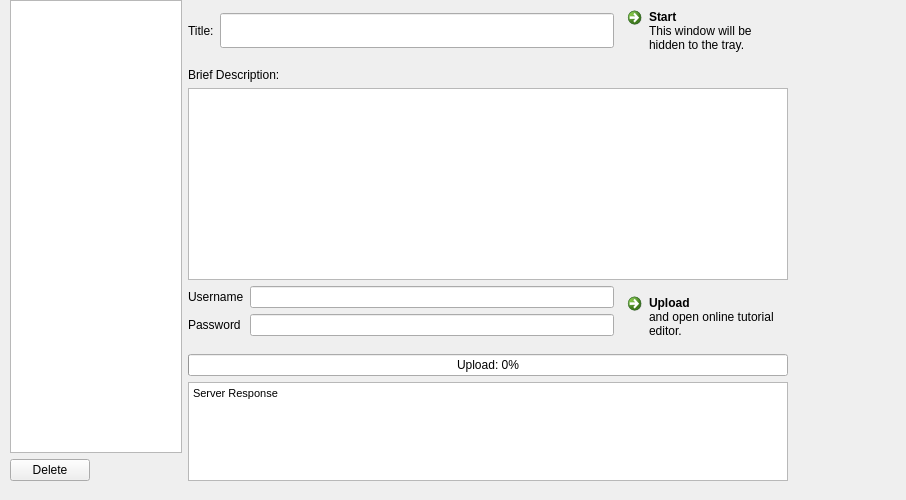
<?xml version="1.0" encoding="UTF-8"?>
<ui version="4.0">
 <class>EditorWindow</class>
 <widget class="QMainWindow" name="EditorWindow">
  <property name="geometry">
   <rect>
    <x>0</x>
    <y>0</y>
    <width>906</width>
    <height>500</height>
   </rect>
  </property>
  <property name="sizePolicy">
   <sizepolicy hsizetype="Minimum" vsizetype="Preferred">
    <horstretch>0</horstretch>
    <verstretch>0</verstretch>
   </sizepolicy>
  </property>
  <property name="minimumSize">
   <size>
    <width>0</width>
    <height>0</height>
   </size>
  </property>
  <property name="windowTitle">
   <string>MainWindow</string>
  </property>
  <widget class="QWidget" name="centralwidget">
   <widget class="QWidget" name="horizontalLayoutWidget">
    <property name="geometry">
     <rect>
      <x>10</x>
      <y>0</y>
      <width>778</width>
      <height>481</height>
     </rect>
    </property>
    <layout class="QHBoxLayout" name="horizontalLayout" stretch="0,1">
     <property name="sizeConstraint">
      <enum>QLayout::SetDefaultConstraint</enum>
     </property>
     <item>
      <layout class="QVBoxLayout" name="verticalLayout_2">
       <item>
        <widget class="QListWidget" name="stepListWidget">
         <property name="sizePolicy">
          <sizepolicy hsizetype="Minimum" vsizetype="Expanding">
           <horstretch>0</horstretch>
           <verstretch>0</verstretch>
          </sizepolicy>
         </property>
         <property name="minimumSize">
          <size>
           <width>100</width>
           <height>0</height>
          </size>
         </property>
         <property name="modelColumn">
          <number>0</number>
         </property>
        </widget>
       </item>
       <item>
        <layout class="QHBoxLayout" name="horizontalLayout_2" stretch="0,0">
         <item>
          <widget class="QPushButton" name="pushButton">
           <property name="text">
            <string>Delete</string>
           </property>
           <property name="icon">
            <iconset resource="icons.qrc">
             <normaloff>:/icons/icons/helpicon.png</normaloff>:/icons/icons/helpicon.png</iconset>
           </property>
          </widget>
         </item>
         <item>
          <spacer name="horizontalSpacer">
           <property name="orientation">
            <enum>Qt::Horizontal</enum>
           </property>
           <property name="sizeHint" stdset="0">
            <size>
             <width>40</width>
             <height>20</height>
            </size>
           </property>
          </spacer>
         </item>
        </layout>
       </item>
      </layout>
     </item>
     <item>
      <layout class="QVBoxLayout" name="verticalLayout" stretch="0,0,0,0,0,1">
       <item>
        <layout class="QHBoxLayout" name="horizontalLayout_3" stretch="0,1,0">
         <item>
          <widget class="QLabel" name="label">
           <property name="text">
            <string>Title:</string>
           </property>
          </widget>
         </item>
         <item>
          <widget class="QLineEdit" name="lineEdit">
           <property name="font">
            <font>
             <family>Serif</family>
             <pointsize>14</pointsize>
            </font>
           </property>
          </widget>
         </item>
         <item>
          <widget class="QCommandLinkButton" name="commandLinkButton">
           <property name="sizePolicy">
            <sizepolicy hsizetype="Preferred" vsizetype="Preferred">
             <horstretch>0</horstretch>
             <verstretch>0</verstretch>
            </sizepolicy>
           </property>
           <property name="minimumSize">
            <size>
             <width>19</width>
             <height>0</height>
            </size>
           </property>
           <property name="text">
            <string>Start</string>
           </property>
           <property name="description">
            <string>This window will be hidden to the tray.</string>
           </property>
          </widget>
         </item>
        </layout>
       </item>
       <item>
        <widget class="QLabel" name="label_2">
         <property name="text">
          <string>Brief Description:</string>
         </property>
        </widget>
       </item>
       <item>
        <widget class="QTextEdit" name="textEdit">
         <property name="sizePolicy">
          <sizepolicy hsizetype="Minimum" vsizetype="Expanding">
           <horstretch>0</horstretch>
           <verstretch>0</verstretch>
          </sizepolicy>
         </property>
         <property name="minimumSize">
          <size>
           <width>600</width>
           <height>0</height>
          </size>
         </property>
        </widget>
       </item>
       <item>
        <layout class="QHBoxLayout" name="horizontalLayout_4">
         <item>
          <layout class="QFormLayout" name="formLayout">
           <item row="0" column="0">
            <widget class="QLabel" name="usernameLabel">
             <property name="text">
              <string>Username</string>
             </property>
            </widget>
           </item>
           <item row="0" column="1">
            <widget class="QLineEdit" name="usernameLineEdit"/>
           </item>
           <item row="1" column="0">
            <widget class="QLabel" name="passwordLabel">
             <property name="text">
              <string>Password</string>
             </property>
            </widget>
           </item>
           <item row="1" column="1">
            <widget class="QLineEdit" name="passwordLineEdit"/>
           </item>
          </layout>
         </item>
         <item>
          <widget class="QCommandLinkButton" name="commandLinkButton_2">
           <property name="text">
            <string>Upload</string>
           </property>
           <property name="description">
            <string>and open online tutorial editor.</string>
           </property>
          </widget>
         </item>
        </layout>
       </item>
       <item>
        <widget class="QProgressBar" name="progressBar">
         <property name="value">
          <number>0</number>
         </property>
         <property name="format">
          <string>Upload: %p%</string>
         </property>
        </widget>
       </item>
       <item>
        <widget class="QTextBrowser" name="textBrowser">
         <property name="html">
          <string>&lt;!DOCTYPE HTML PUBLIC &quot;-//W3C//DTD HTML 4.0//EN&quot; &quot;http://www.w3.org/TR/REC-html40/strict.dtd&quot;&gt;
&lt;html&gt;&lt;head&gt;&lt;meta name=&quot;qrichtext&quot; content=&quot;1&quot; /&gt;&lt;style type=&quot;text/css&quot;&gt;
p, li { white-space: pre-wrap; }
&lt;/style&gt;&lt;/head&gt;&lt;body style=&quot; font-family:'Sans'; font-size:8pt; font-weight:400; font-style:normal;&quot;&gt;
&lt;table border=&quot;0&quot; style=&quot;-qt-table-type: root; margin-top:4px; margin-bottom:4px; margin-left:4px; margin-right:4px;&quot;&gt;
&lt;tr&gt;
&lt;td style=&quot;border: none;&quot;&gt;
&lt;p style=&quot; margin-top:0px; margin-bottom:0px; margin-left:0px; margin-right:0px; -qt-block-indent:0; text-indent:0px;&quot;&gt;Server Response&lt;/p&gt;&lt;/td&gt;&lt;/tr&gt;&lt;/table&gt;&lt;/body&gt;&lt;/html&gt;</string>
         </property>
         <property name="openExternalLinks">
          <bool>true</bool>
         </property>
        </widget>
       </item>
      </layout>
     </item>
    </layout>
   </widget>
  </widget>
  <action name="actionTutorial">
   <property name="text">
    <string>Tutorial</string>
   </property>
  </action>
  <action name="actionAbout">
   <property name="text">
    <string>About</string>
   </property>
  </action>
  <action name="actionSettings">
   <property name="text">
    <string>Settings</string>
   </property>
  </action>
  <action name="actionProfile">
   <property name="text">
    <string>Profile</string>
   </property>
  </action>
  <action name="actionNew_Project">
   <property name="text">
    <string>New Project</string>
   </property>
  </action>
  <action name="actionOpen_Project">
   <property name="text">
    <string>Finish</string>
   </property>
   <property name="toolTip">
    <string>Upload the tutorial and open for editing.</string>
   </property>
  </action>
  <action name="actionExit">
   <property name="text">
    <string>Exit</string>
   </property>
  </action>
  <action name="actionStart">
   <property name="text">
    <string>Start!</string>
   </property>
  </action>
  <action name="actionShow">
   <property name="text">
    <string>Show</string>
   </property>
   <property name="toolTip">
    <string>Show the main window</string>
   </property>
  </action>
  <action name="actionCapture_Text">
   <property name="text">
    <string>Capture Text</string>
   </property>
   <property name="toolTip">
    <string>Capture text content for a step</string>
   </property>
  </action>
  <action name="actionCapture_Screenshot">
   <property name="text">
    <string>Capture Screenshot</string>
   </property>
   <property name="toolTip">
    <string>Capture Screenshot</string>
   </property>
  </action>
  <action name="actionCapture_Commands">
   <property name="text">
    <string>Capture Commands</string>
   </property>
   <property name="toolTip">
    <string>Capture commands from a console.</string>
   </property>
  </action>
 </widget>
 <resources>
  <include location="icons.qrc"/>
 </resources>
 <connections/>
</ui>
